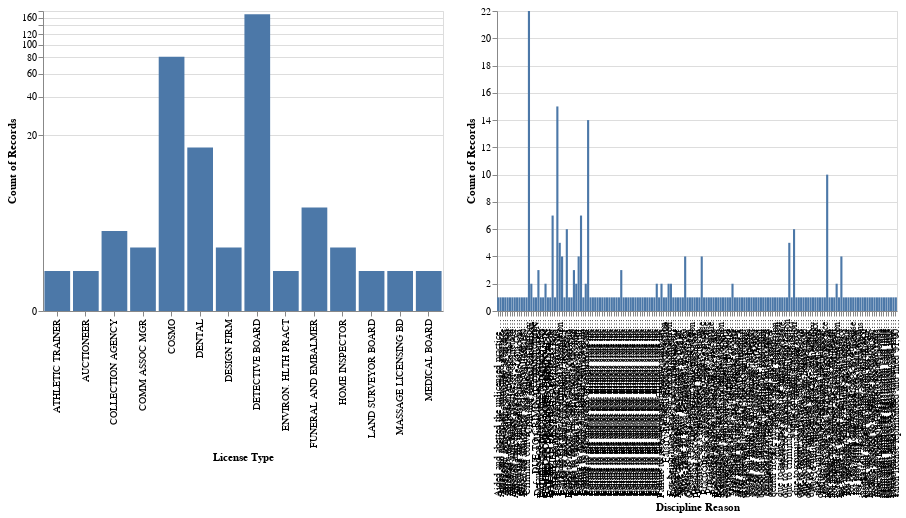

The notebook cell saved with this chart:
### Code cell
select = alt.selection_point(fields=['License Type'], name="select", on="click")
# highlight = alt.selection_point(fields=['License Type'], name="highlight", on="pointerover", empty=False)

stroke_width = (
    alt.when(select).then(alt.value(2, empty=False))
    .otherwise(alt.value(0))
)
base = alt.Chart(discipline_data).properties(
    width=400 
).add_params(
    select,
    # highlight
)
top_chart = base.mark_bar().encode(
    x=alt.X('License Type:N'),
    y=alt.Y('count():Q', scale=alt.Scale(type='symlog')),
    fillOpacity=alt.when(select).then(alt.value(1)).otherwise(alt.value(0.3)),
    strokeWidth=stroke_width,
    tooltip=['License Type', 'count()']
).add_params(
    select,
    # highlight
)
bottom_chart = base.mark_bar().encode(
    x=alt.X('Discipline Reason'),
    y=alt.Y('count()'),
    tooltip=['Discipline Reason', 'count()']
).transform_filter(
    select
)
discipline_chart = top_chart | bottom_chart

### Figure 1 — Vega-Lite specification as saved in the notebook (floating-point values rounded to 4 significant figures; data arrays with more than 128 entries replaced by an {"elided": "..."} marker saying what was removed)
{"config": {"view": {"continuousWidth": 300, "continuousHeight": 300}}, "hconcat": [{"mark": {"type": "bar"}, "encoding": {"fillOpacity": {"condition": [{"param": "select", "value": 1}], "value": 0.3}, "strokeWidth": {"condition": [{"param": "select", "value": 2, "empty": false}], "value": 0}, "tooltip": [{"field": "License Type", "type": "nominal"}, {"aggregate": "count", "type": "quantitative"}], "x": {"field": "License Type", "type": "nominal"}, "y": {"aggregate": "count", "scale": {"type": "symlog"}, "type": "quantitative"}}, "name": "view_13", "width": 400}, {"mark": {"type": "bar"}, "encoding": {"tooltip": [{"field": "Discipline Reason", "type": "nominal"}, {"aggregate": "count", "type": "quantitative"}], "x": {"field": "Discipline Reason", "type": "nominal"}, "y": {"aggregate": "count", "type": "quantitative"}}, "name": "view_14", "transform": [{"filter": {"param": "select"}}], "width": 400}], "data": {"name": "data-5e69fff53e0bf0e4f8391e4b585f3cc9"}, "params": [{"name": "select", "select": {"type": "point", "fields": ["License Type"], "on": "click"}, "views": ["view_13", "view_14"]}], "$schema": "https://vega.github.io/schema/vega-lite/v5.20.1.json", "datasets": {"data-5e69fff53e0bf0e4f8391e4b585f3cc9": {"elided": "287 records"}}}
